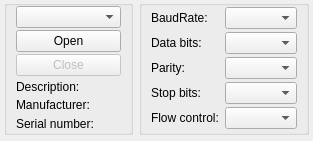
<?xml version="1.0" encoding="UTF-8"?>
<ui version="4.0">
 <class>SerialPortWidget</class>
 <widget class="QWidget" name="SerialPortWidget">
  <property name="geometry">
   <rect>
    <x>0</x>
    <y>0</y>
    <width>313</width>
    <height>141</height>
   </rect>
  </property>
  <property name="maximumSize">
   <size>
    <width>450</width>
    <height>170</height>
   </size>
  </property>
  <property name="windowTitle">
   <string>Settings</string>
  </property>
  <layout class="QGridLayout" name="gridLayout_3">
   <property name="leftMargin">
    <number>4</number>
   </property>
   <property name="topMargin">
    <number>0</number>
   </property>
   <property name="rightMargin">
    <number>4</number>
   </property>
   <property name="bottomMargin">
    <number>6</number>
   </property>
   <property name="verticalSpacing">
    <number>0</number>
   </property>
   <item row="0" column="0">
    <widget class="QGroupBox" name="selectBox">
     <property name="title">
      <string notr="true"/>
     </property>
     <layout class="QGridLayout" name="gridLayout">
      <property name="topMargin">
       <number>0</number>
      </property>
      <property name="bottomMargin">
       <number>0</number>
      </property>
      <property name="verticalSpacing">
       <number>2</number>
      </property>
      <item row="0" column="0">
       <widget class="QComboBox" name="serialPortInfoListBox"/>
      </item>
      <item row="4" column="0">
       <widget class="QLabel" name="manufacturerLabel">
        <property name="text">
         <string>Manufacturer:</string>
        </property>
       </widget>
      </item>
      <item row="5" column="0">
       <widget class="QLabel" name="serialNumberLabel">
        <property name="text">
         <string>Serial number:</string>
        </property>
       </widget>
      </item>
      <item row="3" column="0">
       <widget class="QLabel" name="descriptionLabel">
        <property name="text">
         <string>Description:</string>
        </property>
       </widget>
      </item>
      <item row="1" column="0">
       <widget class="QPushButton" name="openButton">
        <property name="text">
         <string>Open</string>
        </property>
       </widget>
      </item>
      <item row="2" column="0">
       <widget class="QPushButton" name="closeButton">
        <property name="enabled">
         <bool>false</bool>
        </property>
        <property name="text">
         <string>Close</string>
        </property>
       </widget>
      </item>
     </layout>
    </widget>
   </item>
   <item row="0" column="1">
    <widget class="QGroupBox" name="parametersBox">
     <property name="title">
      <string notr="true"/>
     </property>
     <layout class="QGridLayout" name="gridLayout_2">
      <property name="topMargin">
       <number>0</number>
      </property>
      <property name="bottomMargin">
       <number>0</number>
      </property>
      <property name="verticalSpacing">
       <number>2</number>
      </property>
      <item row="2" column="0">
       <widget class="QLabel" name="parityLabel">
        <property name="text">
         <string>Parity:</string>
        </property>
       </widget>
      </item>
      <item row="4" column="0">
       <widget class="QLabel" name="flowControlLabel">
        <property name="text">
         <string>Flow control:</string>
        </property>
       </widget>
      </item>
      <item row="0" column="1">
       <widget class="QComboBox" name="baudRateBox"/>
      </item>
      <item row="3" column="1">
       <widget class="QComboBox" name="stopBitsBox"/>
      </item>
      <item row="1" column="1">
       <widget class="QComboBox" name="dataBitsBox"/>
      </item>
      <item row="2" column="1">
       <widget class="QComboBox" name="parityBox"/>
      </item>
      <item row="4" column="1">
       <widget class="QComboBox" name="flowControlBox"/>
      </item>
      <item row="3" column="0">
       <widget class="QLabel" name="stopBitsLabel">
        <property name="text">
         <string>Stop bits:</string>
        </property>
       </widget>
      </item>
      <item row="0" column="0">
       <widget class="QLabel" name="baudRateLabel">
        <property name="text">
         <string>BaudRate:</string>
        </property>
       </widget>
      </item>
      <item row="1" column="0">
       <widget class="QLabel" name="dataBitsLabel">
        <property name="text">
         <string>Data bits:</string>
        </property>
       </widget>
      </item>
     </layout>
    </widget>
   </item>
  </layout>
 </widget>
 <resources/>
 <connections/>
</ui>
